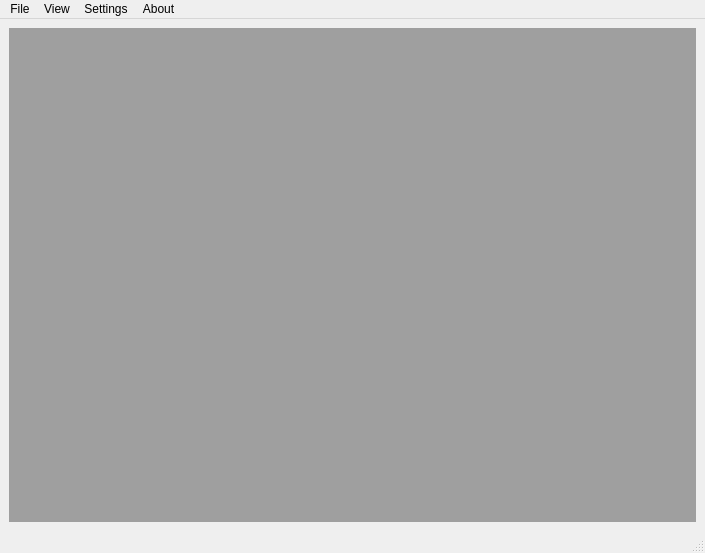
<?xml version="1.0" encoding="UTF-8"?>
<ui version="4.0">
 <class>MainWindow</class>
 <widget class="QMainWindow" name="MainWindow">
  <property name="geometry">
   <rect>
    <x>0</x>
    <y>0</y>
    <width>705</width>
    <height>553</height>
   </rect>
  </property>
  <property name="windowTitle">
   <string>RovControl v 0.1a</string>
  </property>
  <widget class="QWidget" name="centralwidget">
   <layout class="QGridLayout" name="gridLayout">
    <item row="0" column="0">
     <widget class="QMdiArea" name="mdiArea"/>
    </item>
   </layout>
  </widget>
  <widget class="QMenuBar" name="menubar">
   <property name="geometry">
    <rect>
     <x>0</x>
     <y>0</y>
     <width>705</width>
     <height>22</height>
    </rect>
   </property>
   <widget class="QMenu" name="menuFile">
    <property name="title">
     <string>File</string>
    </property>
    <addaction name="actionExit_2"/>
   </widget>
   <widget class="QMenu" name="menuAbout">
    <property name="title">
     <string>About</string>
    </property>
   </widget>
   <widget class="QMenu" name="menuView">
    <property name="title">
     <string>View</string>
    </property>
    <addaction name="actionCamera_1"/>
    <addaction name="actionCamera_2"/>
    <addaction name="actionStatus"/>
   </widget>
   <widget class="QMenu" name="menuSettings">
    <property name="title">
     <string>Settings</string>
    </property>
    <addaction name="actionOptions"/>
   </widget>
   <addaction name="menuFile"/>
   <addaction name="menuView"/>
   <addaction name="menuSettings"/>
   <addaction name="menuAbout"/>
  </widget>
  <widget class="QStatusBar" name="statusbar"/>
  <action name="actionExit_2">
   <property name="text">
    <string>Exit</string>
   </property>
   <property name="toolTip">
    <string>Exit the application</string>
   </property>
   <property name="shortcut">
    <string>Ctrl+Q</string>
   </property>
  </action>
  <action name="actionCamera_1">
   <property name="text">
    <string>Camera 1</string>
   </property>
  </action>
  <action name="actionCamera_2">
   <property name="text">
    <string>Camera 2</string>
   </property>
  </action>
  <action name="actionOptions">
   <property name="text">
    <string>Options</string>
   </property>
  </action>
  <action name="actionStatus">
   <property name="text">
    <string>Status</string>
   </property>
  </action>
 </widget>
 <resources/>
 <connections/>
</ui>
